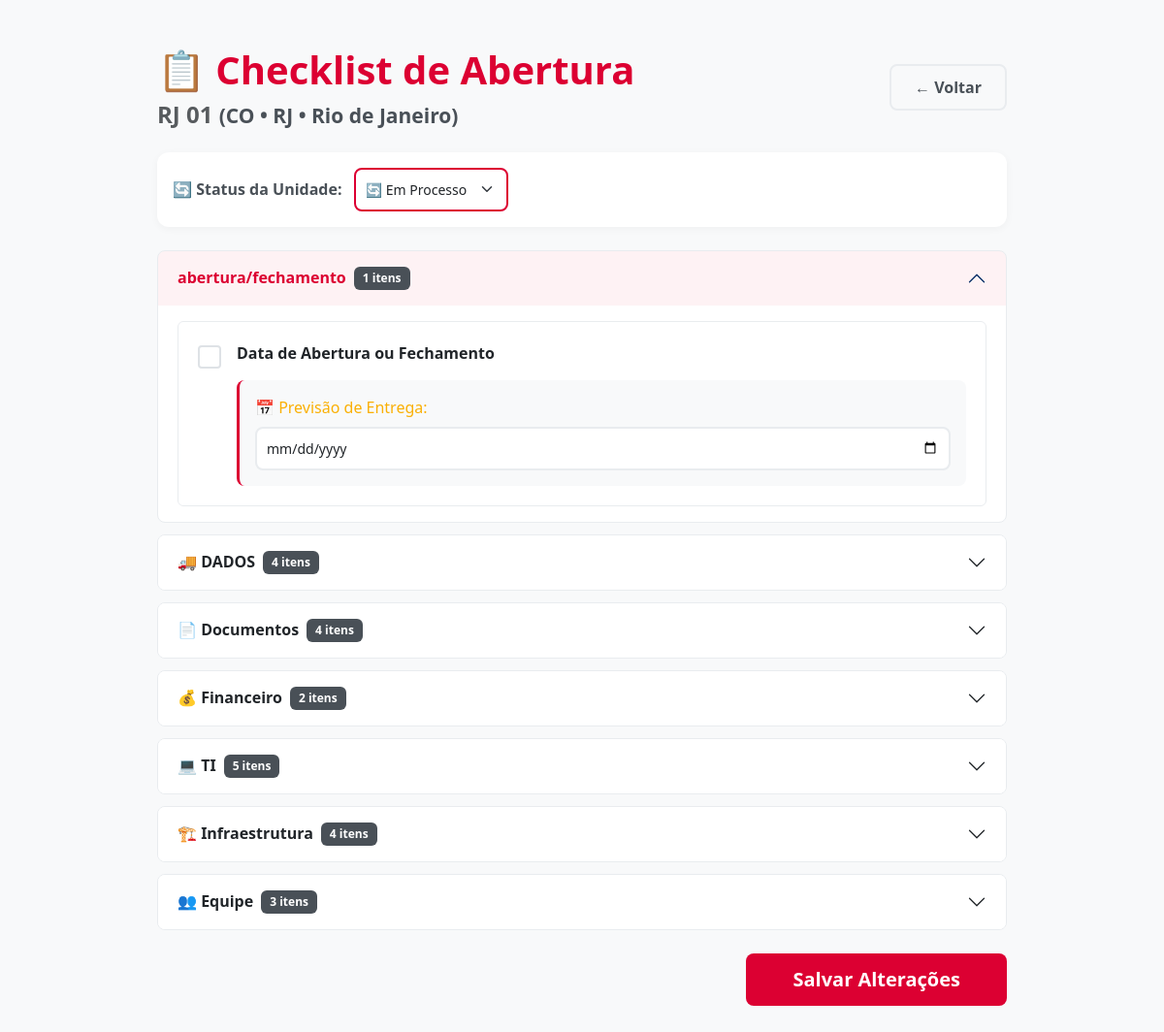
The page /gerenciar/4 on the database its author committed.
### App.py (models this page shows)
class Unidade(db.Model):
    id = db.Column(db.Integer, primary_key=True)
    nome = db.Column(db.String(100), nullable=False)
    cidade = db.Column(db.String(50), nullable=False)
    uf = db.Column(db.String(2), nullable=False)
    tipo = db.Column(db.String(10), nullable=False)
    status_unidade = db.Column(db.String(20), default="processo")
    checklist_status = db.Column(db.Text, default="{}")

### App.py (the view, shortened to what this page needs)
@app.route('/gerenciar/<int:id>', methods=['GET', 'POST'])
def gerenciar(id):
    unidade = Unidade.query.get_or_404(id)
    status_salvo = {}
    if unidade.checklist_status and unidade.checklist_status != "{}":
        try:
            status_salvo = json.loads(unidade.checklist_status)
        except:
            status_salvo = {}
    atrasados = verificar_atrasados(unidade.checklist_status)
    return render_template('checklist.html',
                           unidade=unidade,
                           categorias=CATEGORIAS_REQUISITOS,
                           status_salvo=status_salvo,
                           status_unidade_opts=STATUS_UNIDADE,
                           atrasados=atrasados,
                           hoje=date.today().isoformat(),
                           gerar_id_seguro=gerar_id_seguro)

### App.py (called while the page is built)
def gerar_id_seguro(texto):
    texto_limpo = re.sub(r'[^\w\s]', '', texto)
    texto_limpo = re.sub(r'\s+', '_', texto_limpo)
    return texto_limpo.lower()

def verificar_atrasados(checklist_json):
    if not checklist_json or checklist_json == "{}":
        return []
    try:
        dados = json.loads(checklist_json)
    except:
        return []
    atrasados = []
    hoje = date.today().isoformat()
    for item, info in dados.items():
        if isinstance(info, dict):
            concluido = info.get('concluido', False)
            previsao = info.get('previsao', '')
            if not concluido and previsao and previsao < hoje:
                atrasados.append({
                    'nome': item,
                    'previsao': previsao,
                    'dias_atraso': (date.today() - date.fromisoformat(previsao)).days
                })
    return atrasados

@app.context_processor
def utility_processor():
    def now():
        return datetime.now()
    return dict(now=now)

### Templates/checklist.html (shortened to what this page needs)
<!DOCTYPE html>
<html lang="pt-br">
<head>
    <link href="https://cdn.jsdelivr.net/npm/bootstrap@5.3.0/dist/css/bootstrap.min.css" rel="stylesheet">
</head>
<body class="bg-light">
    <div class="container mt-5 mb-5" style="max-width: 900px;">
        <div class="d-flex justify-content-between align-items-center mb-4">
            <div>
                <h1 style="color: var(--primary); font-weight: 700;">📋 Checklist de Abertura</h1>
                <h4 class="text-muted mb-0">{{ unidade.nome }}
                    <small style="color: var(--gray-600);">({{ unidade.tipo }} • {{ unidade.uf }} • {{ unidade.cidade }})</small>
                </h4>
            </div>
            <a href="/" class="btn btn-outline-secondary">← Voltar</a>
        </div>
        <div class="card mb-4">
            <div class="card-body py-3">
                <label class="fw-bold me-2" style="color: var(--gray-600);">🔄 Status da Unidade:</label>
                <form method="POST" action="/gerenciar/{{ unidade.id }}" style="display: inline;">
                    <select name="status_unidade" class="form-select d-inline-block w-auto" onchange="this.form.submit()" style="border-color: var(--primary);">
                        {% for codigo, info in status_unidade_opts.items() %}
                            <option value="{{ codigo }}" {% if unidade.status_unidade == codigo %}selected{% endif %}>
                                {{ info.label }}
                            </option>
                        {% endfor %}
                    </select>
                </form>
            </div>
        </div>
        <form method="POST" id="checklistForm">
            <div class="accordion" id="accordionChecklist">
                {% for categoria, itens in categorias.items() %}
                <div class="accordion-item">
                    <h2 class="accordion-header" id="heading{{ loop.index }}">
                        <button class="accordion-button {% if not loop.first %}collapsed{% endif %}" type="button" data-bs-toggle="collapse" data-bs-target="#collapse{{ loop.index }}">
                            <strong>{{ categoria }}</strong>
                            <span class="badge bg-secondary ms-2">{{ itens|length }} itens</span>
                        </button>
                    </h2>
                    <div id="collapse{{ loop.index }}" class="accordion-collapse collapse {% if loop.first %}show{% endif %}" data-bs-parent="#accordionChecklist">
                        <div class="accordion-body">
                            <div class="list-group">
                                {% for item_config in itens %}
                                {% set item_nome = item_config.nome %}
                                {% set item_tipo = item_config.tipo %}
                                {% set item_id = gerar_id_seguro(item_nome) %}
                                {% if item_tipo == 'checkbox' %}
                                    {% set item_valor = status_salvo.get(item_nome, {}) %}
                                    {% if item_valor is mapping %}
                                        {% set concluido = item_valor.get('concluido', False) %}
                                        {% set previsao = item_valor.get('previsao', '') %}
                                    {% else %}
                                        {% set concluido = False %}
                                        {% set previsao = '' %}
                                    {% endif %}
                                    {% set eh_atrasado = false %}
                                    {% if not concluido and previsao and previsao < hoje %}
                                        {% set eh_atrasado = true %}
                                    {% endif %}
                                    <div class="list-group-item {% if concluido %}item-concluido{% endif %} {% if eh_atrasado %}item-atrasado{% endif %}">
                                        <div class="d-flex gap-3 align-items-start">
                                            <input class="form-check-input flex-shrink-0 mt-1"
                                                   type="checkbox"
                                                   name="req_{{ item_id }}"
                                                   id="req_{{ item_id }}"
                                                   onchange="toggleCampoData(this)"
                                                   {% if concluido %}checked{% endif %}>
                                            <div class="flex-grow-1">
                                                <label class="fw-bold d-block" for="req_{{ item_id }}">
                                                    {{ item_nome }}
                                                </label>
                                                <div class="campo-data">
                                                    <div class="campo-previsao" style="display: {% if concluido %}none{% else %}block{% endif %};">
                                                        <label class="form-label" style="color: var(--warning);">📅 Previsão de Entrega:</label>
                                                        <input type="date"
                                                               name="previsao_{{ item_id }}"
                                                               class="form-control"
                                                               value="{{ previsao }}">
                                                    </div>
                                                </div>
                                            </div>
                                        </div>
                                    </div>
                                {% endif %}
                                {% endfor %}
                            </div>
                        </div>
                    </div>
                </div>
                {% endfor %}
            </div>
            <div class="mt-4 text-end">
                <button type="submit" class="btn btn-success btn-lg px-5">Salvar Alterações</button>
            </div>
        </form>
    </div>
</body>
</html>

### Templates/checklist.html (style rules this page uses)
:root { --primary: #dc0032; --primary-dark: #b8002a; --primary-light: #ff1a4d; --gray-50: #f8f9fa; --gray-100: #f1f3f5; --gray-200: #e9ecef; --gray-300: #dee2e6; --gray-600: #495057; --gray-700: #343a40; --gray-800: #212529; --success: #dc0032; --warning: #fab005; --danger: #fa5252; }
* { font-family: 'Segoe UI', Tahoma, Geneva, Verdana, sans-serif; }
body { background: var(--gray-50); color: var(--gray-800); }
h1, h2, h3, h4, h5 { color: var(--gray-800); font-weight: 600; }
.card { border: none; border-radius: 12px; box-shadow: 0 2px 8px rgba(0,0,0,0.04); }
.accordion-button { font-weight: 600; padding: 1rem 1.25rem; background: white; border: none; }
.accordion-button:not(.collapsed) { background: rgba(220, 0, 50, 0.05); color: var(--primary); box-shadow: none; }
.accordion-item { border: 1px solid var(--gray-200) !important; border-radius: 8px !important; margin-bottom: 0.75rem; overflow: hidden; }
.list-group-item { border: 1px solid var(--gray-200); padding: 1.25rem; }
.form-check-input { width: 1.5em; height: 1.5em; border: 2px solid var(--gray-300); cursor: pointer; }
.campo-data { margin-top: 1rem; padding: 1rem; background: var(--gray-50); border-radius: 8px; border-left: 3px solid var(--primary); }
.form-control, .form-select { border: 2px solid var(--gray-200); border-radius: 8px; padding: 0.625rem; font-size: 0.875em; transition: all 0.3s ease; }
.btn-success { background: var(--success); border: none; padding: 0.75rem 2rem; border-radius: 8px; font-weight: 600; transition: all 0.3s ease; }
.btn-outline-secondary { border: 2px solid var(--gray-200); color: var(--gray-600); padding: 0.625rem 1.5rem; border-radius: 8px; font-weight: 600; text-decoration: none; transition: all 0.3s ease; }
.badge { padding: 0.5em 0.75em; border-radius: 6px; font-weight: 600; font-size: 0.75em; }
.bg-secondary { background: var(--gray-600) !important; }
h1 { color: var(--primary); font-weight: 700; }

### rows shown on the page
Unidade: nome "RJ 01", tipo "CO", uf "RJ", cidade "Rio de Janeiro", status_unidade "🔄 Em Processo"

### other values the page prints
{{ categoria }} "abertura/fechamento" "🚚 DADOS" "📄 Documentos" "💰 Financeiro" "💻 TI" "🏗️ Infraestrutura" "👥 Equipe"
{{ itens|length }} "1" "4" "4" "2" "5" "4" "3"
{{ item_nome }} "Data de Abertura ou Fechamento"
